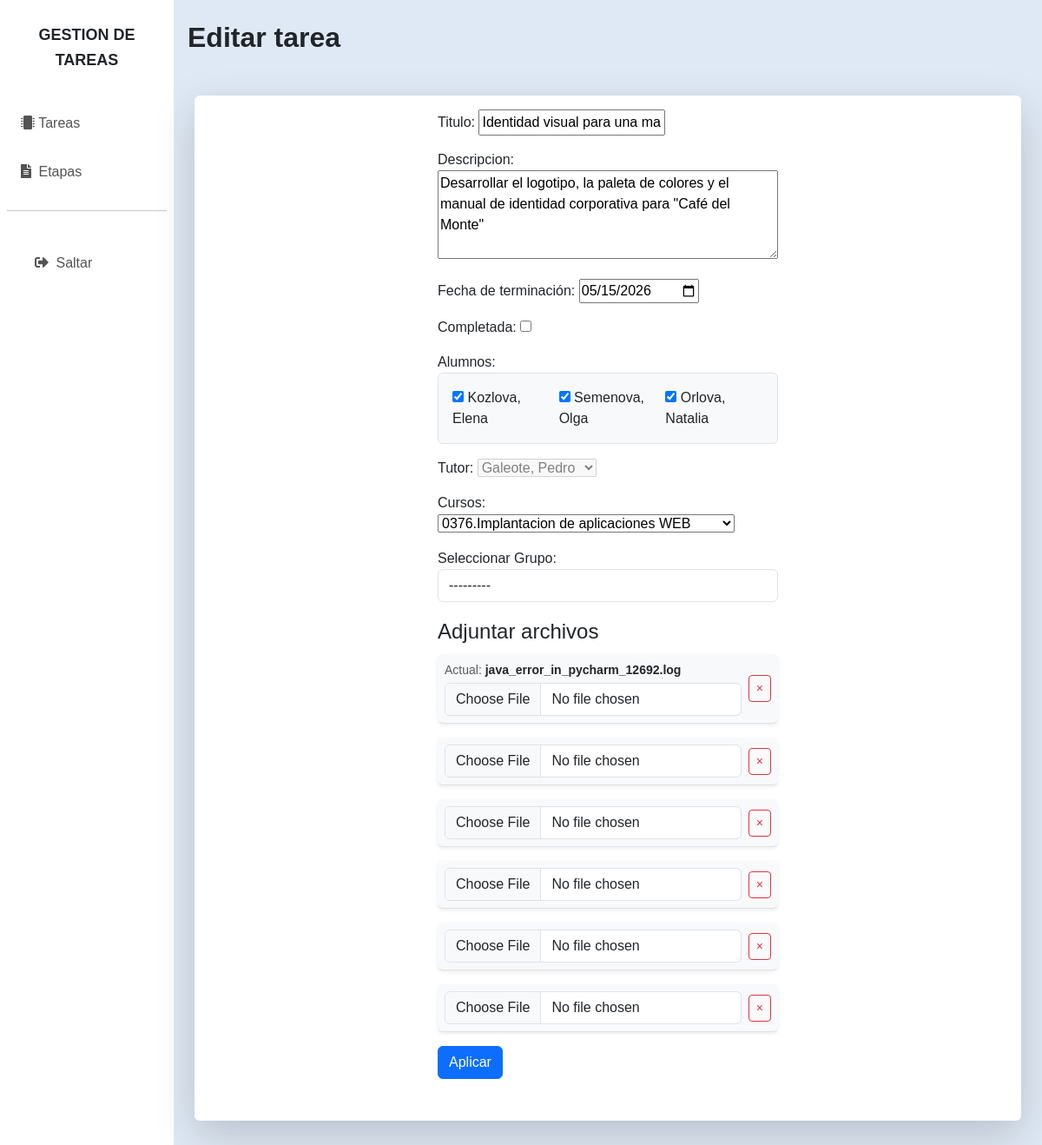
/tasks/2/edit/ (signed in), run on an earlier commit of the app's database.
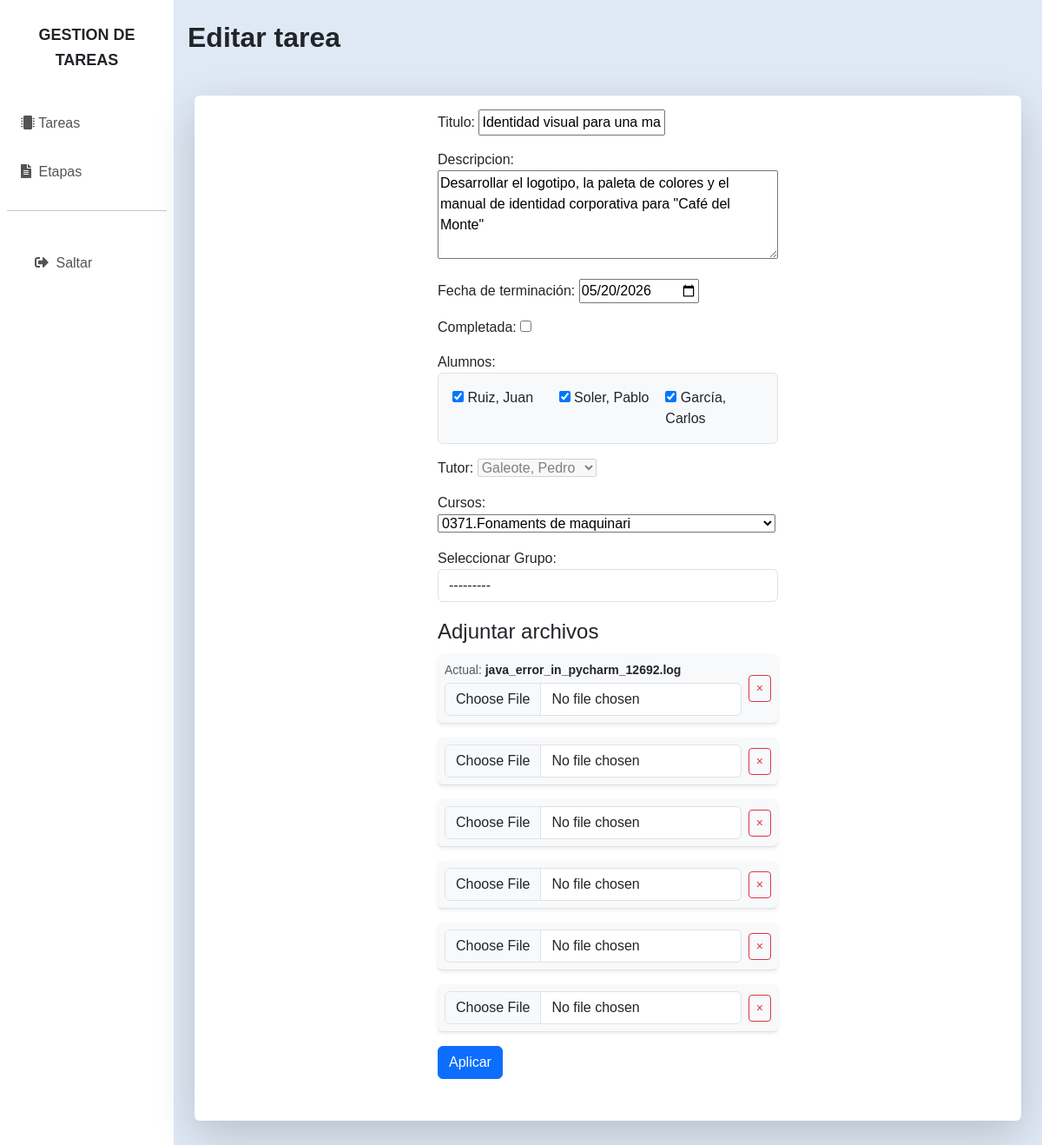
And on a later commit of the database.
### taskapp/models.py (models this page shows, shortened)
class Task(models.Model):
    title = models.CharField(max_length=100, verbose_name='titulo')
    description = models.TextField(null=False, blank=True, verbose_name='descripcion')
    start_date = models.DateTimeField(auto_now_add=True)
    end_date = models.DateTimeField(verbose_name='fecha de terminacion')
    status = models.BooleanField(default=False, verbose_name='completada')
    author = models.ForeignKey(
        settings.AUTH_USER_MODEL,
        on_delete=models.CASCADE,
        related_name='created_tasks',
        verbose_name='Autor de la tarea',
        null=True,
        blank=True
    )
    students = models.ManyToManyField(
        settings.AUTH_USER_MODEL,
        related_name='tasks_as_student',
        limit_choices_to={'is_student': True},
        verbose_name='alumnos'
    )
    tutor = models.ForeignKey(
        settings.AUTH_USER_MODEL,
        on_delete=models.PROTECT,
        related_name='tasks_as_tutor',
        limit_choices_to={'is_tutor': True},
        verbose_name='tutor')
    course = models.ForeignKey(
        Course,
        on_delete=models.PROTECT,
        related_name='tasks',
        verbose_name='cursos')

### taskapp/views.py (the view, shortened to what this page needs)
# urls.py: path('tasks/<int:pk>/edit/', TaskUpdateView.as_view(), name='task_update'),  # Modificación
class TaskUpdateView(UpdateView):
    model = Task
    template_name = 'tasks/task-edit.html'
    form_class = TaskForm
    def get_form_kwargs(self):
        kwargs = super(TaskUpdateView, self).get_form_kwargs()
        user_group = self.request.user.group
        kwargs['user_group'] = user_group
        user_group = self.request.user.group
        kwargs['current_user'] = self.request.user
        kwargs['user_group'] = user_group
        kwargs['is_tutor'] = self.request.user.is_tutor
        return kwargs
    def get_context_data(self, **kwargs):
        data = super().get_context_data(**kwargs)
        if self.request.POST:
            data['file_formset'] = TaskFileFormSet(
                self.request.POST,
                self.request.FILES,
                instance=self.get_object()
            )
        else:
            data['file_formset'] = TaskFileFormSet(instance=self.get_object())
        return data

### myauth/models.py (called while the page is built)
    def __str__(self):
        return f"{self.last_name}, {self.name}"

### taskapp/models.py (called while the page is built)
    def __str__(self):
        return f"{self.name_short}"

    def __str__(self):
        return f"{self.department}-{self.year}"

    def __str__(self):
        return f"{self.name_short}.{self.name}"

    def filename(self):
        return os.path.basename(self.file.name)

### taskapp/templates/tasks/task-edit.html (shortened to what this page needs)
{% extends "_base.html" %}
{% block content %}
<h2 class="fw-bold">Editar tarea</h2>
<div class="row bg-white px-3 py-3 mx-2 my-5 rounded pb-5 shadow-lg">
    <div class="col"></div>
    <div class="col">
        <form method="POST" action="/tasks/{{ object.pk }}/edit/" enctype="multipart/form-data">
            {% for field in form %}
                <div class="mb-3">
                    {{ field.label_tag }}
                    {% if field.name == 'students' %}
                        <div id="students-container" class="border p-3 rounded bg-light">
                            {{ field }}
                        </div>
                    {% else %}
                        {{ field }}
                    {% endif %}
                </div>
            {% endfor %}
            <fieldset>
                <legend>Adjuntar archivos</legend>
                <div id="file-formset-container">
                    {% for file_form in file_formset %}
                        <div class="file-row d-flex align-items-center mb-3 p-2 border-bottom bg-light rounded shadow-sm">
                            <div class="flex-grow-1">
                                {% if file_form.instance.pk %}
                                    <div class="mb-1 small">
                                        <span class="text-muted">Actual:</span>
                                        <strong>{{ file_form.instance.filename }}</strong>
                                    </div>
                                {% endif %}
                                {{ file_form.file }}
                            </div>
                            <div class="ms-2">
                                <button type="button" class="btn btn-outline-danger btn-sm remove-file-btn" title="Limpiar/Eliminar">
                                     ×
                                </button>
                            </div>
                        </div>
                    {% endfor %}
                </div>
            </fieldset>
            <button type="submit" class="btn btn-primary">Aplicar</button>
        </form>
    </div>
    <div class="col"></div>
</div>
{% endblock %}

What changed in the data, as far as the page shows it:
changed Task "Identidad visual para una marca de café": end_date "05/15/2026" → "05/20/2026"; course "0376.Implantacion de aplicaciones WEB" → "0371.Fonaments de maquinari"
Also different on the page:
text no longer shown: "Kozlova, Elena Semenova, Olga Orlova, Natalia"
text now shown: "Ruiz, Juan Soler, Pablo García, Carlos"
